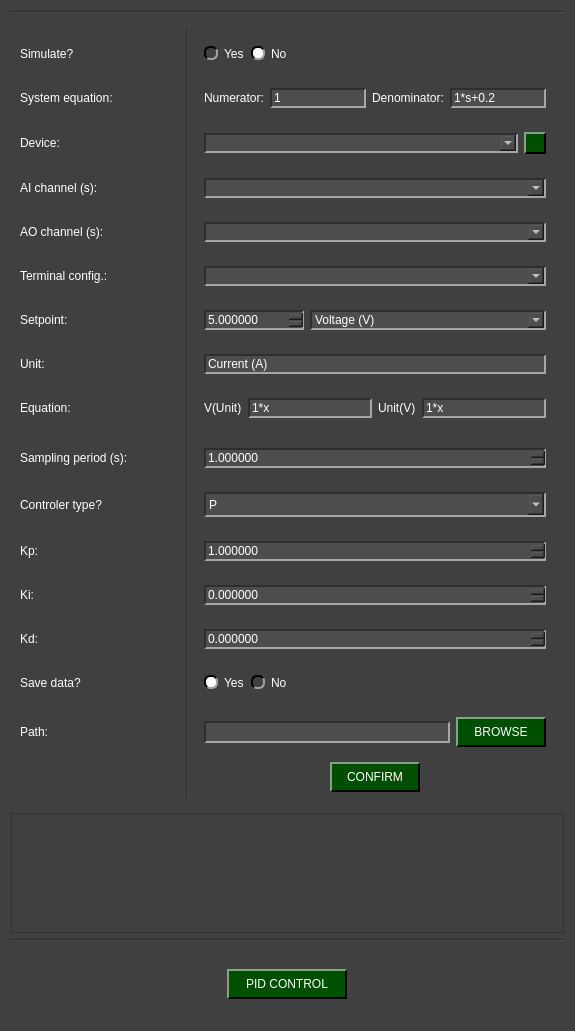
<?xml version="1.0" encoding="UTF-8"?>
<ui version="4.0">
 <class>NIDAQ_PID_Control</class>
 <widget class="QWidget" name="NIDAQ_PID_Control">
  <property name="geometry">
   <rect>
    <x>0</x>
    <y>0</y>
    <width>575</width>
    <height>1031</height>
   </rect>
  </property>
  <property name="windowTitle">
   <string>Form</string>
  </property>
  <property name="styleSheet">
   <string notr="true">QWidget{
	background-color: rgb(64, 64, 64);
}

QTabWidget::pane { 
   border: 1px solid rgb(166, 166, 166);
}

QTabBar::tab {
  	background-color: rgb(77, 77, 77);
 }

 QTabBar::tab:selected {
  	background-color: rgb(140, 140, 140);
	padding-top: 2px;
	padding-bottom: 2px;
	padding-left: 12px;
	padding-right: 12px;
 }

 QTabBar::tab:selected:hover {
  	background-color: rgb(140, 140, 140);
	padding-top: 2px;
	padding-bottom: 2px;
	padding-left: 12px;
	padding-right: 12px;
 }

 QTabBar::tab:hover {
  	background-color: rgb(109, 109, 109);
	padding-top: 2px;
	padding-bottom: 2px;
	padding-left: 12px;
	padding-right: 12px;
 }

 QTabBar::tab:middle {
	border-right: 1px dashed rgb(166, 166, 166);
	border-left: 1px dashed rgb(166, 166, 166);
	padding-top: 2px;
	padding-bottom: 2px;
	padding-left: 12px;
	padding-right: 12px;
 }

 QTabBar::tab:last {
	border-top-right-radius: 10px;
	padding-top: 2px;
	padding-bottom: 2px;
	padding-left: 12px;
	padding-right: 12px;
 }

 QTabBar::tab:first {
	border-top-left-radius: 10px;
	padding-top: 2px;
	padding-bottom: 2px;
	padding-left: 12px;
	padding-right: 12px;
 }


QComboBox QAbstractItemView {
    background-color: rgb(77, 77, 77);
}

QComboBox QAbstractItemView::item:focus{
    background-color: rgb(140, 140, 140);
}

QDoubleSpinBox{
	background-color: rgb(77, 77, 77);
	
	border-top: 1.5px solid rgb(46, 46, 46);
	border-left: 1.5px solid rgb(46, 46, 46);

	border-bottom: 1.5px solid rgb(166, 166, 166);
	border-right: 1.5px solid rgb(166, 166, 166);
}

QDoubleSpinBox::up-button{
    image: url(:/imgs/imgs/drop_up_arrow.png);
	width: 11px;

	background-color: rgb(0, 79, 0);
	border-top: 1.5px solid rgb(127, 167, 127);
	border-left: 1.5px solid rgb(127, 167, 127);

	border-bottom: 1.5px solid rgb(0, 0, 0);
	border-right: 1.5px solid rgb(0, 0, 0);
}

QDoubleSpinBox::up-button:pressed{
	border: 2px solid rgb(255, 255, 255);
}

QDoubleSpinBox::up-button:hover{
	background-color: rgb(0, 50, 0);
}

QDoubleSpinBox::down-button{
    image: url(:/imgs/imgs/drop_down_arrow.png);
	width: 11px;

	background-color: rgb(0, 79, 0);
	border-top: 1.5px solid rgb(127, 167, 127);
	border-left: 1.5px solid rgb(127, 167, 127);

	border-bottom: 1.5px solid rgb(0, 0, 0);
	border-right: 1.5px solid rgb(0, 0, 0);
}

QDoubleSpinBox::down-button:pressed{
	border: 2px solid rgb(255, 255, 255);
}

QDoubleSpinBox::down-button:hover{
	background-color: rgb(0, 50, 0);
}

QWidget#centralwidget{
	background-color: rgb(64, 64, 64);
}

QWidget{
	color: rgb(255, 255, 255);
}

QComboBox{
	background-color: rgb(77, 77, 77);
	
	border-top: 1.5px solid rgb(46, 46, 46);
	border-left: 1.5px solid rgb(46, 46, 46);

	border-bottom: 1.5px solid rgb(166, 166, 166);
	border-right: 1.5px solid rgb(166, 166, 166);
}


QComboBox::drop-down{
	image: url(:/imgs/imgs/drop_down_arrow.png);
	width: 11px;

	background-color: rgb(0, 79, 0);
	border-top: 2px solid rgb(127, 167, 127);
	border-left: 2px solid rgb(127, 167, 127);

	border-bottom: 2px solid rgb(0, 0, 0);
	border-right: 2px solid rgb(0, 0, 0);
}

QComboBox::drop-down:hover{
	background-color: rgb(0, 50, 0);
}

QComboBox::drop-down:pressed{
	border: 2px solid rgb(255, 255, 255);
}

QPushButton{
	background-color: rgb(0, 79, 0);

	border-top: 1.5px solid rgb(127, 167, 127);
	border-left: 1.5px solid rgb(127, 167, 127);

	border-bottom: 1.5px solid rgb(0, 0, 0);
	border-right: 1.5px solid rgb(0, 0, 0);

	
	font: 12pt &quot;Helvetica&quot;;
	text-align:center;
}

QWidget{
	font: 12pt &quot;Helvetica&quot;;
}

QPushButton:hover{
	background-color: rgb(0, 50, 0);
}

QPushButton:pressed{
	border: 2px solid rgb(255, 255, 255);
}

QLineEdit{
	background-color: rgb(77, 77, 77);
	border-top: 1.5px solid rgb(46, 46, 46);
	border-left: 1.5px solid rgb(46, 46, 46);

	border-bottom: 1.5px solid rgb(166, 166, 166);
	border-right: 1.5px solid rgb(166, 166, 166);
}

QRadioButton::indicator{
	border-radius: 6px;
	border-top: 1.5px solid rgb(0, 0, 0);
	border-left: 1.5px solid rgb(0, 0, 0);

	border-bottom: 1.5px solid rgb(160, 160, 160);
	border-right: 1.5px solid rgb(160, 160, 160);
}

QRadioButton::indicator::checked{
	background-color: white;
}

QRadioButton::indicator::unchecked:hover{
	background-color: #9F9F9F;
}

QRadioButton::indicator::pressed{
	border: 1.5px solid #505050
}

QPushButton#reload_devices{
	image: url(:/imgs/imgs/reload.png);
	width: 11px;
	background-color: rgb(0, 79, 0);

	border-top: 1.5px solid rgb(127, 167, 127);
	border-left: 1.5px solid rgb(127, 167, 127);

	border-bottom: 1.5px solid rgb(0, 0, 0);
	border-right: 1.5px solid rgb(0, 0, 0);

	
	font: 12pt &quot;Helvetica&quot;;
	text-align:center;
}

QPushButton#reload_devices:hover{
	background-color: rgb(0, 50, 0);
}

QPushButton#reload_devices:pressed{
	border: 2px solid rgb(255, 255, 255);
}


QDoubleSpinBox{
	background-color: rgb(77, 77, 77);
	
	border-top: 1.5px solid rgb(46, 46, 46);
	border-left: 1.5px solid rgb(46, 46, 46);

	border-bottom: 1.5px solid rgb(166, 166, 166);
	border-right: 1.5px solid rgb(166, 166, 166);
}

QDoubleSpinBox::up-button{
    image: url(:/imgs/imgs/drop_up_arrow.png);
	width: 11px;

	background-color: rgb(0, 79, 0);
	border-top: 1.5px solid rgb(127, 167, 127);
	border-left: 1.5px solid rgb(127, 167, 127);

	border-bottom: 1.5px solid rgb(0, 0, 0);
	border-right: 1.5px solid rgb(0, 0, 0);
}

QDoubleSpinBox:disabled {
    background-color: rgb(50, 50, 50);
    
    border-top: 1.5px solid rgb(30, 30, 30);
    border-left: 1.5px solid rgb(30, 30, 30);
    
    border-bottom: 1.5px solid rgb(100, 100, 100);
    border-right: 1.5px solid rgb(100, 100, 100);
    
    color: rgb(150, 150, 150);
}

QDoubleSpinBox::up-button:pressed{
	border: 2px solid rgb(255, 255, 255);
}

QDoubleSpinBox::up-button:hover{
	background-color: rgb(0, 50, 0);
}

QDoubleSpinBox::down-button{
    image: url(:/imgs/imgs/drop_down_arrow.png);
	width: 11px;

	background-color: rgb(0, 79, 0);
	border-top: 1.5px solid rgb(127, 167, 127);
	border-left: 1.5px solid rgb(127, 167, 127);

	border-bottom: 1.5px solid rgb(0, 0, 0);
	border-right: 1.5px solid rgb(0, 0, 0);
}

QDoubleSpinBox::down-button:pressed{
	border: 2px solid rgb(255, 255, 255);
}

QDoubleSpinBox::down-button:hover{
	background-color: rgb(0, 50, 0);
}
</string>
  </property>
  <layout class="QGridLayout" name="gridLayout">
   <item row="3" column="0">
    <widget class="QFrame" name="frame_equation">
     <property name="minimumSize">
      <size>
       <width>400</width>
       <height>120</height>
      </size>
     </property>
     <property name="frameShape">
      <enum>QFrame::Shape::StyledPanel</enum>
     </property>
     <property name="frameShadow">
      <enum>QFrame::Shadow::Raised</enum>
     </property>
     <layout class="QGridLayout" name="gridLayout_5">
      <item row="0" column="0">
       <widget class="QWidget" name="widget_image" native="true">
        <property name="minimumSize">
         <size>
          <width>0</width>
          <height>100</height>
         </size>
        </property>
        <layout class="QVBoxLayout" name="image_layout"/>
       </widget>
      </item>
     </layout>
    </widget>
   </item>
   <item row="2" column="0">
    <widget class="QWidget" name="widget_top" native="true">
     <layout class="QGridLayout" name="gridLayout_2">
      <item row="6" column="0">
       <widget class="QLabel" name="label_terminal">
        <property name="text">
         <string>Terminal config.:</string>
        </property>
       </widget>
      </item>
      <item row="0" column="2" rowspan="20">
       <widget class="Line" name="line">
        <property name="minimumSize">
         <size>
          <width>0</width>
          <height>0</height>
         </size>
        </property>
        <property name="orientation">
         <enum>Qt::Orientation::Vertical</enum>
        </property>
       </widget>
      </item>
      <item row="7" column="0">
       <widget class="QLabel" name="label_setpoint">
        <property name="minimumSize">
         <size>
          <width>0</width>
          <height>30</height>
         </size>
        </property>
        <property name="text">
         <string>Setpoint:</string>
        </property>
       </widget>
      </item>
      <item row="18" column="3" alignment="Qt::AlignmentFlag::AlignHCenter">
       <widget class="QPushButton" name="pushButton_confirm">
        <property name="minimumSize">
         <size>
          <width>90</width>
          <height>30</height>
         </size>
        </property>
        <property name="maximumSize">
         <size>
          <width>100</width>
          <height>16777215</height>
         </size>
        </property>
        <property name="text">
         <string> CONFIRM </string>
        </property>
       </widget>
      </item>
      <item row="17" column="3" alignment="Qt::AlignmentFlag::AlignVCenter">
       <widget class="QWidget" name="widget_path" native="true">
        <layout class="QHBoxLayout" name="horizontalLayout_10">
         <item>
          <widget class="QLineEdit" name="path_line_edit">
           <property name="minimumSize">
            <size>
             <width>0</width>
             <height>22</height>
            </size>
           </property>
          </widget>
         </item>
         <item>
          <widget class="QPushButton" name="path_folder_browse">
           <property name="minimumSize">
            <size>
             <width>90</width>
             <height>30</height>
            </size>
           </property>
           <property name="text">
            <string> BROWSE </string>
           </property>
          </widget>
         </item>
        </layout>
       </widget>
      </item>
      <item row="15" column="0">
       <widget class="QLabel" name="label_kd">
        <property name="minimumSize">
         <size>
          <width>0</width>
          <height>30</height>
         </size>
        </property>
        <property name="text">
         <string>Kd:</string>
        </property>
       </widget>
      </item>
      <item row="16" column="0">
       <widget class="QLabel" name="label_save">
        <property name="text">
         <string>Save data?</string>
        </property>
       </widget>
      </item>
      <item row="11" column="3">
       <widget class="QWidget" name="widget_period" native="true">
        <layout class="QHBoxLayout" name="horizontalLayout_8">
         <item>
          <widget class="QDoubleSpinBox" name="doubleSpinBox_period">
           <property name="decimals">
            <number>6</number>
           </property>
           <property name="maximum">
            <double>999999999999.000000000000000</double>
           </property>
           <property name="singleStep">
            <double>0.010000000000000</double>
           </property>
           <property name="value">
            <double>1.000000000000000</double>
           </property>
          </widget>
         </item>
        </layout>
       </widget>
      </item>
      <item row="9" column="1" alignment="Qt::AlignmentFlag::AlignRight">
       <widget class="QLabel" name="label_i_equation">
        <property name="toolTip">
         <string>&lt;html&gt;&lt;head/&gt;&lt;body&gt;&lt;p&gt;&lt;span style=&quot; font-size:14pt;&quot;&gt;The equation should be written in the form: Ax²+Bx+C&lt;/span&gt;&lt;/p&gt;&lt;/body&gt;&lt;/html&gt;</string>
        </property>
        <property name="text">
         <string>&lt;html&gt;&lt;head/&gt;&lt;body&gt;&lt;p&gt;&lt;img src=&quot;:/imgs/imgs/inform.png&quot;/&gt;&lt;/p&gt;&lt;/body&gt;&lt;/html&gt;</string>
        </property>
       </widget>
      </item>
      <item row="13" column="3">
       <widget class="QWidget" name="widget_kp" native="true">
        <layout class="QHBoxLayout" name="horizontalLayout_6">
         <item>
          <widget class="QDoubleSpinBox" name="doubleSpinBox_kp">
           <property name="decimals">
            <number>6</number>
           </property>
           <property name="maximum">
            <double>999999999999.000000000000000</double>
           </property>
           <property name="singleStep">
            <double>0.010000000000000</double>
           </property>
           <property name="value">
            <double>1.000000000000000</double>
           </property>
          </widget>
         </item>
        </layout>
       </widget>
      </item>
      <item row="3" column="3">
       <widget class="QWidget" name="widget_nidaq" native="true">
        <layout class="QHBoxLayout" name="horizontalLayout_2">
         <item>
          <widget class="QComboBox" name="device_combo">
           <property name="minimumSize">
            <size>
             <width>0</width>
             <height>0</height>
            </size>
           </property>
           <property name="maximumSize">
            <size>
             <width>9000000</width>
             <height>16777215</height>
            </size>
           </property>
          </widget>
         </item>
         <item>
          <widget class="QPushButton" name="reload_devices">
           <property name="minimumSize">
            <size>
             <width>22</width>
             <height>22</height>
            </size>
           </property>
           <property name="maximumSize">
            <size>
             <width>22</width>
             <height>22</height>
            </size>
           </property>
           <property name="text">
            <string/>
           </property>
          </widget>
         </item>
        </layout>
       </widget>
      </item>
      <item row="14" column="3">
       <widget class="QWidget" name="widget_ki" native="true">
        <layout class="QHBoxLayout" name="horizontalLayout_4">
         <item>
          <widget class="QDoubleSpinBox" name="doubleSpinBox_ki">
           <property name="decimals">
            <number>6</number>
           </property>
           <property name="maximum">
            <double>999999999999.000000000000000</double>
           </property>
           <property name="singleStep">
            <double>0.010000000000000</double>
           </property>
          </widget>
         </item>
        </layout>
       </widget>
      </item>
      <item row="8" column="3" alignment="Qt::AlignmentFlag::AlignVCenter">
       <widget class="QWidget" name="widget_unit" native="true">
        <layout class="QHBoxLayout" name="horizontalLayout">
         <item>
          <widget class="QLineEdit" name="lineEdit_unit">
           <property name="sizePolicy">
            <sizepolicy hsizetype="Expanding" vsizetype="Fixed">
             <horstretch>10</horstretch>
             <verstretch>0</verstretch>
            </sizepolicy>
           </property>
           <property name="maximumSize">
            <size>
             <width>9999999</width>
             <height>16777215</height>
            </size>
           </property>
           <property name="text">
            <string>Current (A)</string>
           </property>
          </widget>
         </item>
        </layout>
       </widget>
      </item>
      <item row="11" column="0">
       <widget class="QLabel" name="label_periody">
        <property name="minimumSize">
         <size>
          <width>0</width>
          <height>30</height>
         </size>
        </property>
        <property name="text">
         <string>Sampling period (s):</string>
        </property>
       </widget>
      </item>
      <item row="12" column="3">
       <widget class="QWidget" name="widget_type" native="true">
        <property name="minimumSize">
         <size>
          <width>100</width>
          <height>0</height>
         </size>
        </property>
        <layout class="QHBoxLayout" name="horizontalLayout_7">
         <item>
          <widget class="QComboBox" name="comboBox_type">
           <property name="minimumSize">
            <size>
             <width>0</width>
             <height>25</height>
            </size>
           </property>
           <property name="maximumSize">
            <size>
             <width>9000000</width>
             <height>16777215</height>
            </size>
           </property>
           <item>
            <property name="text">
             <string>P</string>
            </property>
           </item>
           <item>
            <property name="text">
             <string>PI</string>
            </property>
           </item>
           <item>
            <property name="text">
             <string>PD</string>
            </property>
           </item>
           <item>
            <property name="text">
             <string>PID</string>
            </property>
           </item>
          </widget>
         </item>
        </layout>
       </widget>
      </item>
      <item row="4" column="3">
       <widget class="QWidget" name="widget_ai_channel" native="true">
        <layout class="QHBoxLayout" name="horizontalLayout_13">
         <item>
          <widget class="QComboBox" name="ai_channel_combo"/>
         </item>
        </layout>
       </widget>
      </item>
      <item row="12" column="0">
       <widget class="QLabel" name="label_type">
        <property name="minimumSize">
         <size>
          <width>0</width>
          <height>30</height>
         </size>
        </property>
        <property name="toolTip">
         <string>&lt;html&gt;&lt;head/&gt;&lt;body&gt;&lt;p&gt;&lt;img src=&quot;:/imgs/imgs/PID_Flow.png&quot;/&gt;&lt;/p&gt;&lt;/body&gt;&lt;/html&gt;</string>
        </property>
        <property name="text">
         <string>Controler type?</string>
        </property>
       </widget>
      </item>
      <item row="8" column="0">
       <widget class="QLabel" name="label_unit">
        <property name="minimumSize">
         <size>
          <width>0</width>
          <height>30</height>
         </size>
        </property>
        <property name="text">
         <string>Unit:</string>
        </property>
       </widget>
      </item>
      <item row="12" column="1">
       <widget class="QLabel" name="label_i_type">
        <property name="toolTip">
         <string>&lt;html&gt;&lt;head/&gt;&lt;body&gt;&lt;p&gt;&lt;img src=&quot;:/imgs/imgs/PID_Flow.png&quot;/&gt;&lt;/p&gt;&lt;/body&gt;&lt;/html&gt;</string>
        </property>
        <property name="text">
         <string>&lt;html&gt;&lt;head/&gt;&lt;body&gt;&lt;p&gt;&lt;img src=&quot;:/imgs/imgs/inform.png&quot;/&gt;&lt;/p&gt;&lt;/body&gt;&lt;/html&gt;</string>
        </property>
       </widget>
      </item>
      <item row="1" column="3">
       <widget class="QWidget" name="widget_6" native="true">
        <layout class="QHBoxLayout" name="horizontalLayout_9">
         <item>
          <widget class="QRadioButton" name="yes_simulate_radio">
           <property name="text">
            <string>Yes</string>
           </property>
           <attribute name="buttonGroup">
            <string notr="true">simulate_radio_group</string>
           </attribute>
          </widget>
         </item>
         <item>
          <widget class="QRadioButton" name="no_simulate_radio">
           <property name="text">
            <string>No</string>
           </property>
           <property name="checked">
            <bool>true</bool>
           </property>
           <attribute name="buttonGroup">
            <string notr="true">simulate_radio_group</string>
           </attribute>
          </widget>
         </item>
         <item>
          <spacer name="horizontalSpacer_2">
           <property name="orientation">
            <enum>Qt::Orientation::Horizontal</enum>
           </property>
           <property name="sizeHint" stdset="0">
            <size>
             <width>40</width>
             <height>20</height>
            </size>
           </property>
          </spacer>
         </item>
        </layout>
       </widget>
      </item>
      <item row="1" column="0">
       <widget class="QLabel" name="label_simulate">
        <property name="text">
         <string>Simulate?</string>
        </property>
       </widget>
      </item>
      <item row="16" column="3">
       <widget class="QWidget" name="widget_3" native="true">
        <layout class="QHBoxLayout" name="horizontalLayout_12">
         <item>
          <widget class="QRadioButton" name="yes_save_radio">
           <property name="autoFillBackground">
            <bool>false</bool>
           </property>
           <property name="text">
            <string>Yes</string>
           </property>
           <property name="checked">
            <bool>true</bool>
           </property>
           <attribute name="buttonGroup">
            <string notr="true">save_radio_group</string>
           </attribute>
          </widget>
         </item>
         <item>
          <widget class="QRadioButton" name="no_save_radio">
           <property name="text">
            <string>No</string>
           </property>
           <attribute name="buttonGroup">
            <string notr="true">save_radio_group</string>
           </attribute>
          </widget>
         </item>
         <item>
          <spacer name="horizontalSpacer">
           <property name="orientation">
            <enum>Qt::Orientation::Horizontal</enum>
           </property>
           <property name="sizeHint" stdset="0">
            <size>
             <width>40</width>
             <height>20</height>
            </size>
           </property>
          </spacer>
         </item>
        </layout>
       </widget>
      </item>
      <item row="17" column="0">
       <widget class="QLabel" name="label_path">
        <property name="text">
         <string>Path:</string>
        </property>
       </widget>
      </item>
      <item row="15" column="3" alignment="Qt::AlignmentFlag::AlignVCenter">
       <widget class="QWidget" name="widget_kd" native="true">
        <layout class="QHBoxLayout" name="horizontalLayout_5">
         <item>
          <widget class="QDoubleSpinBox" name="doubleSpinBox_kd">
           <property name="decimals">
            <number>6</number>
           </property>
           <property name="maximum">
            <double>999999999999.000000000000000</double>
           </property>
           <property name="singleStep">
            <double>0.010000000000000</double>
           </property>
          </widget>
         </item>
        </layout>
       </widget>
      </item>
      <item row="4" column="0">
       <widget class="QLabel" name="label_ai_channel">
        <property name="text">
         <string>AI channel (s):</string>
        </property>
       </widget>
      </item>
      <item row="6" column="3">
       <widget class="QWidget" name="widget_terminal_config" native="true">
        <layout class="QHBoxLayout" name="horizontalLayout_11">
         <item>
          <widget class="QComboBox" name="terminal_config_combo"/>
         </item>
        </layout>
       </widget>
      </item>
      <item row="7" column="3">
       <widget class="QWidget" name="widget_setpoint" native="true">
        <layout class="QHBoxLayout" name="horizontalLayout_3">
         <item>
          <widget class="QDoubleSpinBox" name="doubleSpinBox_setpoint">
           <property name="maximumSize">
            <size>
             <width>100</width>
             <height>16777215</height>
            </size>
           </property>
           <property name="decimals">
            <number>6</number>
           </property>
           <property name="maximum">
            <double>999999999999.000000000000000</double>
           </property>
           <property name="singleStep">
            <double>0.010000000000000</double>
           </property>
           <property name="value">
            <double>5.000000000000000</double>
           </property>
          </widget>
         </item>
         <item>
          <widget class="QComboBox" name="comboBox_setpoint">
           <property name="minimumSize">
            <size>
             <width>190</width>
             <height>0</height>
            </size>
           </property>
           <property name="maximumSize">
            <size>
             <width>9000000</width>
             <height>16777215</height>
            </size>
           </property>
           <item>
            <property name="text">
             <string>Voltage (V)</string>
            </property>
           </item>
           <item>
            <property name="text">
             <string>Temperature (C°)</string>
            </property>
           </item>
           <item>
            <property name="text">
             <string>Other</string>
            </property>
           </item>
          </widget>
         </item>
        </layout>
       </widget>
      </item>
      <item row="14" column="0">
       <widget class="QLabel" name="label_ki">
        <property name="minimumSize">
         <size>
          <width>0</width>
          <height>30</height>
         </size>
        </property>
        <property name="text">
         <string>Ki:</string>
        </property>
       </widget>
      </item>
      <item row="3" column="0">
       <widget class="QLabel" name="label_nidaq">
        <property name="minimumSize">
         <size>
          <width>154</width>
          <height>30</height>
         </size>
        </property>
        <property name="maximumSize">
         <size>
          <width>160</width>
          <height>16777215</height>
         </size>
        </property>
        <property name="text">
         <string>Device:</string>
        </property>
       </widget>
      </item>
      <item row="9" column="0">
       <widget class="QLabel" name="label_equation">
        <property name="minimumSize">
         <size>
          <width>0</width>
          <height>30</height>
         </size>
        </property>
        <property name="toolTip">
         <string>&lt;html&gt;&lt;head/&gt;&lt;body&gt;&lt;p&gt;&lt;span style=&quot; font-size:14pt;&quot;&gt;The equation should be written in the form: Ax²+Bx+C&lt;/span&gt;&lt;/p&gt;&lt;/body&gt;&lt;/html&gt;</string>
        </property>
        <property name="text">
         <string>Equation:</string>
        </property>
       </widget>
      </item>
      <item row="5" column="0">
       <widget class="QLabel" name="label_ao_channel">
        <property name="text">
         <string>AO channel (s):</string>
        </property>
       </widget>
      </item>
      <item row="13" column="0">
       <widget class="QLabel" name="label_kp">
        <property name="minimumSize">
         <size>
          <width>0</width>
          <height>30</height>
         </size>
        </property>
        <property name="text">
         <string>Kp:</string>
        </property>
       </widget>
      </item>
      <item row="5" column="3">
       <widget class="QWidget" name="widget_ao_channel" native="true">
        <layout class="QHBoxLayout" name="horizontalLayout_14">
         <item>
          <widget class="QComboBox" name="ao_channel_combo"/>
         </item>
        </layout>
       </widget>
      </item>
      <item row="9" column="3">
       <widget class="QWidget" name="widget_equation" native="true">
        <layout class="QHBoxLayout" name="horizontalLayout_15">
         <item>
          <widget class="QLabel" name="label_vunit">
           <property name="text">
            <string>V(Unit)</string>
           </property>
          </widget>
         </item>
         <item>
          <widget class="QLineEdit" name="lineEdit_equationvu">
           <property name="text">
            <string>1*x</string>
           </property>
          </widget>
         </item>
         <item>
          <widget class="QLabel" name="label_unitv">
           <property name="text">
            <string>Unit(V)</string>
           </property>
          </widget>
         </item>
         <item>
          <widget class="QLineEdit" name="lineEdit_equationuv">
           <property name="text">
            <string>1*x</string>
           </property>
          </widget>
         </item>
        </layout>
       </widget>
      </item>
      <item row="2" column="0">
       <widget class="QLabel" name="label_system_equation">
        <property name="text">
         <string>System equation:</string>
        </property>
       </widget>
      </item>
      <item row="2" column="1">
       <widget class="QLabel" name="label_i_polinomial">
        <property name="toolTip">
         <string>&lt;html&gt;&lt;head/&gt;&lt;body&gt;&lt;p&gt;&lt;span style=&quot; font-size:14pt;&quot;&gt;Transfer function of a polynomial system G(s) = N(s) / D(s), where N(s) and D(s) are polynomials in s.&lt;/span&gt;&lt;/p&gt;&lt;/body&gt;&lt;/html&gt;</string>
        </property>
        <property name="text">
         <string>&lt;html&gt;&lt;head/&gt;&lt;body&gt;&lt;p&gt;&lt;img src=&quot;:/imgs/imgs/inform.png&quot;/&gt;&lt;/p&gt;&lt;/body&gt;&lt;/html&gt;</string>
        </property>
       </widget>
      </item>
      <item row="2" column="3">
       <widget class="QWidget" name="widget_polynomial" native="true">
        <layout class="QHBoxLayout" name="horizontalLayout_16">
         <item>
          <widget class="QLabel" name="label_numerator">
           <property name="text">
            <string>Numerator:</string>
           </property>
          </widget>
         </item>
         <item>
          <widget class="QLineEdit" name="lineEdit_numerator">
           <property name="text">
            <string>1</string>
           </property>
          </widget>
         </item>
         <item>
          <widget class="QLabel" name="label_denominator">
           <property name="text">
            <string>Denominator:</string>
           </property>
          </widget>
         </item>
         <item>
          <widget class="QLineEdit" name="lineEdit_denominator">
           <property name="text">
            <string>1*s+0.2</string>
           </property>
          </widget>
         </item>
        </layout>
       </widget>
      </item>
     </layout>
    </widget>
   </item>
   <item row="1" column="0">
    <widget class="Line" name="line_2">
     <property name="minimumSize">
      <size>
       <width>0</width>
       <height>0</height>
      </size>
     </property>
     <property name="orientation">
      <enum>Qt::Orientation::Horizontal</enum>
     </property>
    </widget>
   </item>
   <item row="4" column="0">
    <widget class="Line" name="line_3">
     <property name="minimumSize">
      <size>
       <width>0</width>
       <height>0</height>
      </size>
     </property>
     <property name="orientation">
      <enum>Qt::Orientation::Horizontal</enum>
     </property>
    </widget>
   </item>
   <item row="5" column="0" alignment="Qt::AlignmentFlag::AlignHCenter|Qt::AlignmentFlag::AlignVCenter">
    <widget class="QPushButton" name="pushButton_start">
     <property name="minimumSize">
      <size>
       <width>120</width>
       <height>30</height>
      </size>
     </property>
     <property name="maximumSize">
      <size>
       <width>150</width>
       <height>30</height>
      </size>
     </property>
     <property name="text">
      <string>PID CONTROL</string>
     </property>
    </widget>
   </item>
  </layout>
 </widget>
 <resources>
  <include location="resources_1.qrc"/>
 </resources>
 <connections/>
 <buttongroups>
  <buttongroup name="save_radio_group"/>
  <buttongroup name="simulate_radio_group"/>
 </buttongroups>
</ui>
